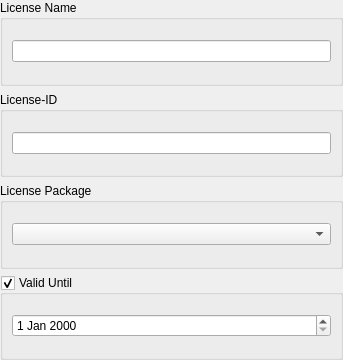
<?xml version="1.0" encoding="UTF-8"?>
<ui version="4.0">
 <class>CLicenseInfoEditorGuiComp</class>
 <widget class="QWidget" name="CLicenseInfoEditorGuiComp">
  <property name="geometry">
   <rect>
    <x>0</x>
    <y>0</y>
    <width>343</width>
    <height>360</height>
   </rect>
  </property>
  <property name="windowTitle">
   <string>Main Window</string>
  </property>
  <property name="styleSheet">
   <string notr="true">QToolBar[ImtToolBar=true] &gt; QToolButton
{
	min-width: 4em;
}

QWidget[ImtTopFrame=true] &gt; QWidget
{
	color: #335777;
}

QWidget[ImtTopFrame=true] &gt; QWidget:disabled
{
	color: palette(disabled);
}


QToolBar[ImtToolBar=true]
{
	qproperty-iconSize: 24px;
}


QWidget[ImtTopFrame=true]
{
	background: qlineargradient(x1: 0, y1: 0, x2: 0, y2: 1,
                                 stop: 0 rgb(235,235,238), stop: 0.9 rgb(220,220,223),
                                 stop: 0.97 rgb(220,220,223), stop: 1.0 rgb(190,190,193));
	border-bottom: 1px solid  rgb(170,170,170);
	min-height: 5em;
}


QWidget#BottomFrame
{
	background: rgb(230,230,230);	
}

QTableView[ImtMenu=true]
{
	color: qpalette(background);
	background: qpalette(background);
	font-weight: bold;
	text-align: center;
}

QTableView[ImtMenu=true]::item
{
	font-weight: bold;
	text-align: center;
}

/*
	Tab simulation using tree widget
*/
QTreeWidget[TabSimulation=true]
{
	background: rgb(230,230,230);
	font-weight: bold;
	text-align: left;
}


QTreeWidget[TabSimulation=true]::item 
{
    border: 0px none transparent;
    padding-top: 0.7em;
    padding-bottom: 0.7em;
}

QTreeWidget[TabSimulation=true]::item:first
{
    padding-left: 5px;
}


QTreeWidget[TabSimulation=true]::item:last
{
    padding-right: 15px;
}

QTreeWidget[TabSimulation=true]::item:selected 
{
    background-color: rgb(255, 255, 255);
}

QTreeWidget[TabSimulation=true]::item:!selected:hover 
{
	background-color: #dedede;
}



QTreeWidget[TabSimulation=true]::item:first:selected
{
    border-top: 1px white;
}



QAbstractItemView[TabSimulation=true]
{
    outline: 0;
}

</string>
  </property>
  <layout class="QVBoxLayout" name="verticalLayout">
   <property name="leftMargin">
    <number>0</number>
   </property>
   <property name="topMargin">
    <number>0</number>
   </property>
   <property name="rightMargin">
    <number>0</number>
   </property>
   <property name="bottomMargin">
    <number>0</number>
   </property>
   <item>
    <widget class="QGroupBox" name="NameGroup">
     <property name="title">
      <string>License Name</string>
     </property>
     <layout class="QHBoxLayout" name="horizontalLayout_2">
      <item>
       <widget class="QLineEdit" name="NameEdit"/>
      </item>
     </layout>
    </widget>
   </item>
   <item>
    <widget class="QGroupBox" name="IdGroup">
     <property name="title">
      <string>License-ID</string>
     </property>
     <layout class="QHBoxLayout" name="horizontalLayout_3">
      <item>
       <widget class="QLineEdit" name="IdEdit"/>
      </item>
     </layout>
    </widget>
   </item>
   <item>
    <widget class="QGroupBox" name="PackageGroup">
     <property name="title">
      <string>License Package</string>
     </property>
     <layout class="QHBoxLayout" name="horizontalLayout_4">
      <item>
       <widget class="QComboBox" name="PackageCombo"/>
      </item>
     </layout>
    </widget>
   </item>
   <item>
    <widget class="QGroupBox" name="ExpireGroup">
     <property name="title">
      <string>Valid Until</string>
     </property>
     <property name="checkable">
      <bool>true</bool>
     </property>
     <layout class="QHBoxLayout" name="horizontalLayout_5">
      <item>
       <widget class="QDateEdit" name="ExpiredDate"/>
      </item>
     </layout>
    </widget>
   </item>
  </layout>
 </widget>
 <resources>
  <include location="../imtgui/imtgui.qrc"/>
 </resources>
 <connections/>
</ui>
